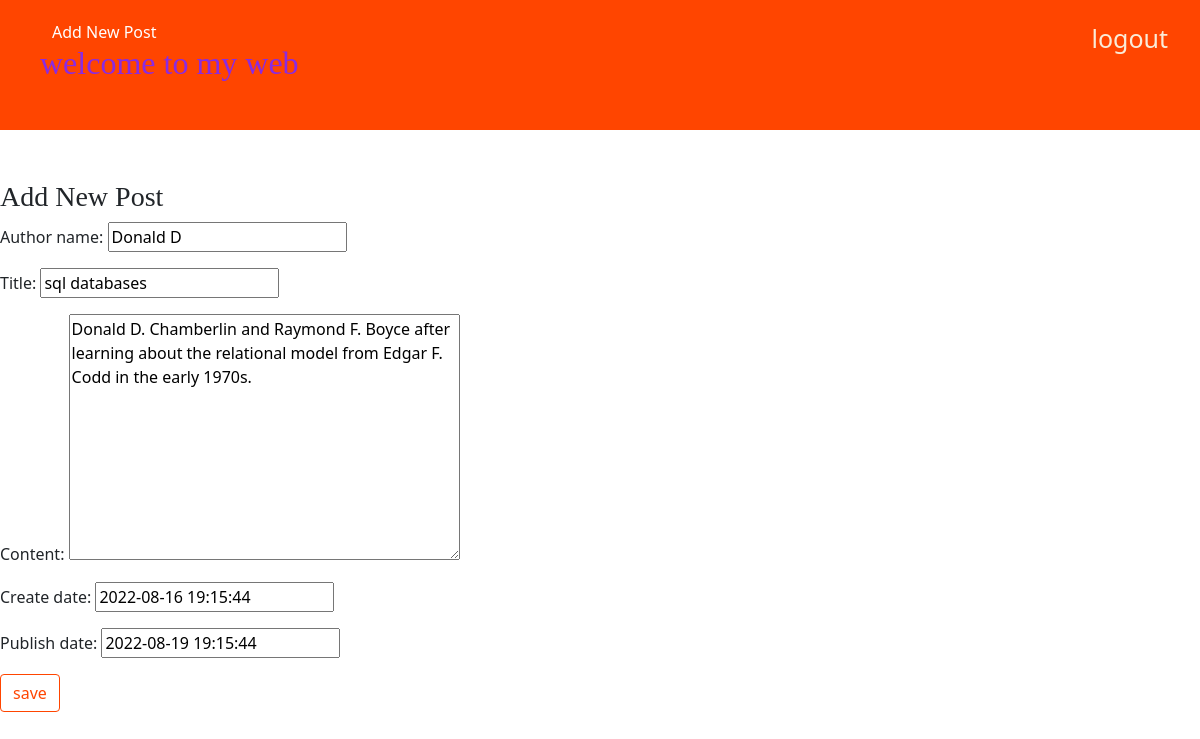
Screenshot of /Post/4/edit/ (signed in) with the database file from the repository.
### Blog/models.py (models this page shows, shortened)
class Post(models.Model):
    author_name = models.CharField(max_length=200)
    title = models.CharField(max_length=300)
    content = models.TextField()
    create_date = models.DateTimeField(default=timezone.now())
    publish_date = models.DateTimeField(default=timezone.now())

### Blog/views.py (the view)
# urls.py: path('Post/<int:pk>/edit/',views.Post_edit, name='Post_edit'),
def Post_edit(request,pk):
    Post_data= get_object_or_404 (Post,pk=pk)
    if request.method=='POST':
        form =BlogPostForm (request.POST,instance=Post_data)#capturing form data
        if form.is_valid():
            Post_data=form.save()
            return redirect('Post_list')#redirect to the post_list3
    else:
        form=BlogPostForm(instance=Post_data)
    return render(request,'Blog/blog_add_edit.html',{'form_data':form})

### Blog/forms.py
class BlogPostForm(forms.ModelForm):
    class Meta:
         model=Post
         fields=('author_name','title','content','create_date','publish_date')

### Blog/templates/Blog/blog_add_edit.html (shortened to what this page needs)
{% extends 'Blog/base.html' %}
{% block content %}
   <h3>Add New Post</h3>
   <form action="" method="POST">
        {{form_data.as_p}}
        <button type="submit" class="btn btn-secondary">save</button>
   </form>
{% endblock %}

### Blog/static/css/Blog.css (style rules this page uses)
h1, h2, h3, h4 { font-family: 'Alfa Slab One', cursive; font-family: 'Bree Serif', serif; }
.btn-secondary, .btn-secondary:visited { color: orangered; background: none; border-color: orangered; }

### rows the page displays
Post: author_name "Donald D", title "sql databases", content "Donald D. Chamberlin and Raymond F. Boyce after learning about the relational model from Edgar F. Codd in the early 1970s.", create_date "2022-08-16 19:15:44", publish_date "2022-08-19 19:15:44"
